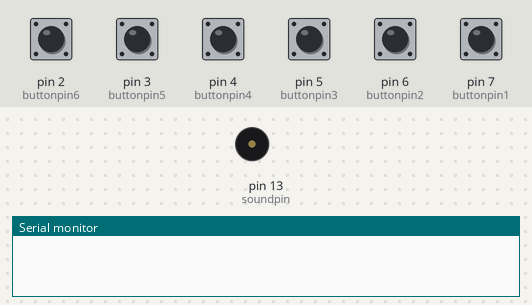
The sketch below on a simulated Arduino Uno, built with avr-gcc and run on an emulated ATmega328P. On the bench: buzzer (waves = sounding), the last lines printed to the serial monitor. Inputs (shaded band) come from the test bench; at power-on: pin 2 (buttonpin6), pin 3 (buttonpin5), pin 4 (buttonpin4), pin 5 (buttonpin3), pin 6 (buttonpin2), pin 7 (buttonpin1) LOW.

Above: at 1.2 s.
1.3 s: pin 2 (buttonpin6) pulled HIGH for 1 s
At 1.42 s:
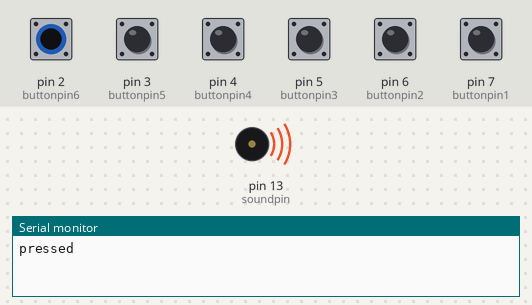
4.3 s: pin 4 (buttonpin4) pulled HIGH for 0.15 s
At 4.42 s:
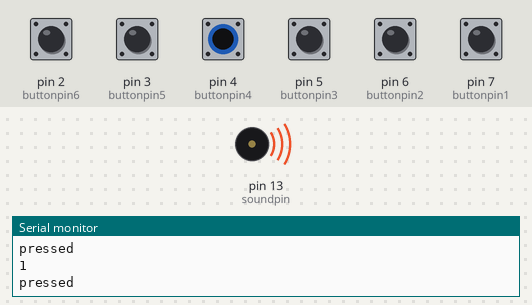
Timing chart, 0 to 7.3 s (numbered marks = the images above; inputs shaded):
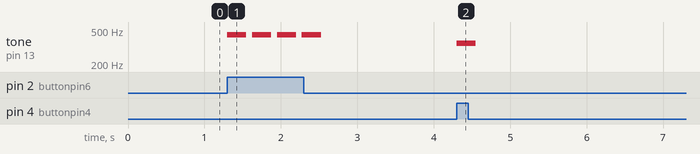

Measured:
- after the input at 1.3 s, tone on pin 13 (soundpin): alternates 440 Hz for 0.25 s and silent for 0.08 s, 8 changes in all, then stays silent, starting at once
- after the input at 4.3 s, tone on pin 13 (soundpin): silent → 349 Hz at once, → silent 0.25 s later

The sketch:

sketch_jun20b.ino
```cpp
#include "pitches.h"

int soundpin = 13;
int buttonpin1 = 7;
int buttonpin2 = 6;
int buttonpin3 = 5;
int buttonpin4 = 4;
int buttonpin5 = 3;
int buttonpin6 = 2;
long last1DebounceTime = 0;
long last2DebounceTime = 0;
long last3DebounceTime = 0;
long last4DebounceTime = 0;
long last5DebounceTime = 0;
long last6DebounceTime = 0;

int debounceDelay = 50;
int noteDuration = 250;

void setup() {
  // put your setup code here, to run once:
pinMode (soundpin, OUTPUT);
pinMode (buttonpin1, INPUT);
pinMode (buttonpin2, INPUT);
pinMode (buttonpin3, INPUT);
pinMode (buttonpin4, INPUT);
pinMode (buttonpin5, INPUT);
pinMode (buttonpin6, INPUT);
Serial.begin(9600);

}

int buttonPressed(int bp, long* ldt)
{
  int buttonState = digitalRead(bp);

    //if the button has been pressed, lets toggle the LED from "off to on" or "on to off"
    if (buttonState == HIGH){
      Serial.println("pressed");
      *ldt = millis(); //set the current time
      return 1;
    }
  }
void loop() {

  // put your main code here, to run repeatedly:
  int val1 = buttonPressed(buttonpin1, &last1DebounceTime);
  if (val1==HIGH){
    tone(soundpin, NOTE_C4, noteDuration);
    int pauseBetweenNotes = noteDuration * 1.30;
    delay(pauseBetweenNotes);
    noTone(soundpin);
     Serial.println (val1);
  }
  int val2 = buttonPressed(buttonpin2, &last2DebounceTime);
  if (val2 == HIGH){
    tone(soundpin, NOTE_D4, noteDuration);
    int pauseBetweenNotes = noteDuration * 1.30;
    delay(pauseBetweenNotes);
    noTone(soundpin);
     Serial.println (val2);
  }
  int val3 = buttonPressed(buttonpin3, &last3DebounceTime);
  if (val3==HIGH){
    tone(soundpin, NOTE_E4, noteDuration);
    int pauseBetweenNotes = noteDuration * 1.30;
    delay(pauseBetweenNotes);
    noTone(soundpin);
     Serial.println (val3);
  }

 int val4 = buttonPressed(buttonpin4, &last4DebounceTime);
 // Serial.println("heelo  -  " + val4);
  if (val4==HIGH){
    tone(soundpin, NOTE_F4, noteDuration);
    int pauseBetweenNotes = noteDuration * 1.30;
    delay(pauseBetweenNotes);
    noTone(soundpin);
     Serial.println("heelo " + val4);
  }

  int val5 = buttonPressed(buttonpin5, &last5DebounceTime);
  if (val5==HIGH){
    tone(soundpin, NOTE_G4, noteDuration);
    int pauseBetweenNotes = noteDuration * 1.30;
    delay(pauseBetweenNotes);
    noTone(soundpin);
     Serial.println (val5);
  }

  int val6 = buttonPressed(buttonpin6, &last6DebounceTime);
  if (val6==HIGH){
    tone(soundpin, NOTE_A4, noteDuration);
    int pauseBetweenNotes = noteDuration * 1.30;
    delay(pauseBetweenNotes);
    noTone(soundpin);
     Serial.println (val6);
  }

}
```

pitches.h
```cpp
#define NOTE_B0  31
#define NOTE_C1  33
#define NOTE_CS1 35
#define NOTE_D1  37
#define NOTE_DS1 39
#define NOTE_E1  41
#define NOTE_F1  44
#define NOTE_FS1 46
#define NOTE_G1  49
#define NOTE_GS1 52
#define NOTE_A1  55
#define NOTE_AS1 58
#define NOTE_B1  62
#define NOTE_C2  65
#define NOTE_CS2 69
#define NOTE_D2  73
#define NOTE_DS2 78
#define NOTE_E2  82
#define NOTE_F2  87
#define NOTE_FS2 93
#define NOTE_G2  98
#define NOTE_GS2 104
#define NOTE_A2  110
#define NOTE_AS2 117
#define NOTE_B2  123
#define NOTE_C3  131
#define NOTE_CS3 139
#define NOTE_D3  147
#define NOTE_DS3 156
#define NOTE_E3  165
#define NOTE_F3  175
#define NOTE_FS3 185
#define NOTE_G3  196
#define NOTE_GS3 208
#define NOTE_A3  220
#define NOTE_AS3 233
#define NOTE_B3  247
#define NOTE_C4  262
#define NOTE_CS4 277
#define NOTE_D4  294
#define NOTE_DS4 311
#define NOTE_E4  330
#define NOTE_F4  349
#define NOTE_FS4 370
#define NOTE_G4  392
#define NOTE_GS4 415
#define NOTE_A4  440
#define NOTE_AS4 466
#define NOTE_B4  494
#define NOTE_C5  523
#define NOTE_CS5 554
#define NOTE_D5  587
#define NOTE_DS5 622
#define NOTE_E5  659
#define NOTE_F5  698
#define NOTE_FS5 740
#define NOTE_G5  784
#define NOTE_GS5 831
#define NOTE_A5  880
#define NOTE_AS5 932
#define NOTE_B5  988
#define NOTE_C6  1047
#define NOTE_CS6 1109
#define NOTE_D6  1175
#define NOTE_DS6 1245
#define NOTE_E6  1319
#define NOTE_F6  1397
#define NOTE_FS6 1480
#define NOTE_G6  1568
#define NOTE_GS6 1661
#define NOTE_A6  1760
#define NOTE_AS6 1865
#define NOTE_B6  1976
#define NOTE_C7  2093
#define NOTE_CS7 2217
#define NOTE_D7  2349
#define NOTE_DS7 2489
#define NOTE_E7  2637
#define NOTE_F7  2794
#define NOTE_FS7 2960
#define NOTE_G7  3136
#define NOTE_GS7 3322
#define NOTE_A7  3520
#define NOTE_AS7 3729
#define NOTE_B7  3951
#define NOTE_C8  4186
#define NOTE_CS8 4435
#define NOTE_D8  4699
#define NOTE_DS8 4978
```
